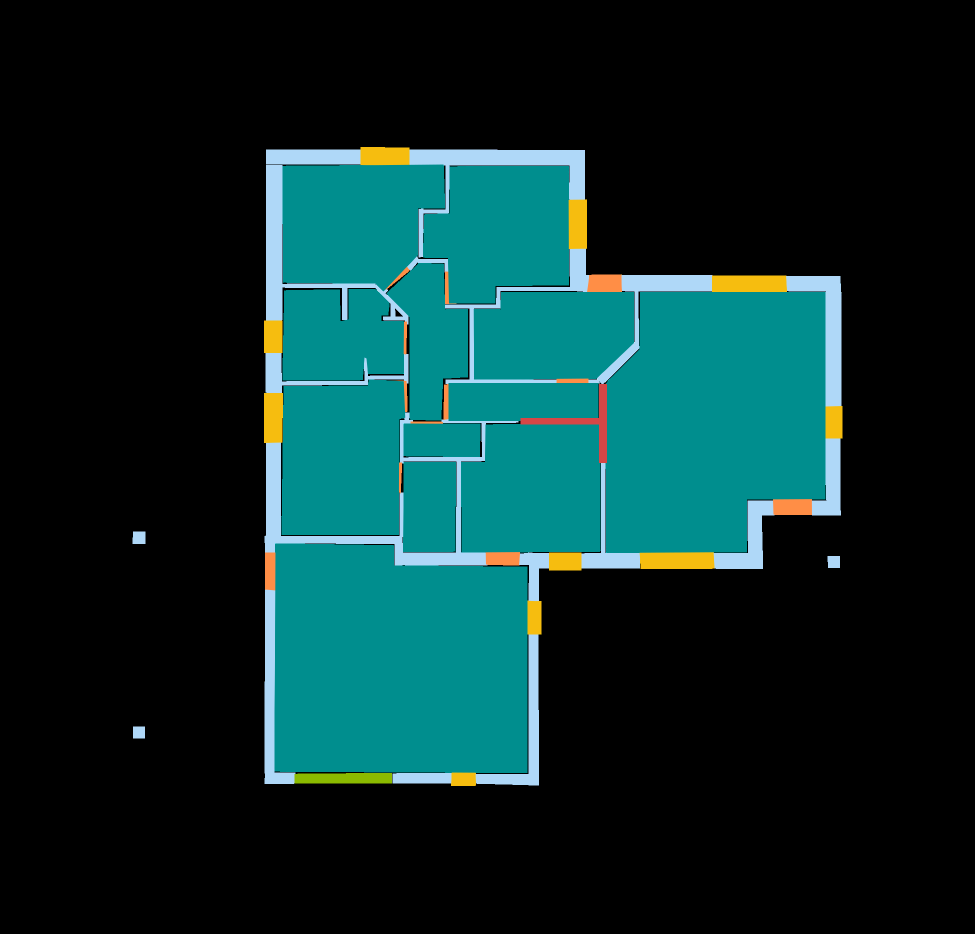
#> input picture dataset/masks/1 (2).png, 1950 x 1867 px (shown at 1/2 size)
$ python test_plan1_multicolor.py
#> lines starting #> are read from the running program, lines starting #| are printed output that depends on the picture; after the words box and inside, x2 and y2 are one past the last pixel; in counts of white or black regions, pixels touching at a corner belong together
import cv2
import numpy as np
from PIL import Image

mask_path = r"dataset/masks/1 (2).png"
img_path = r"dataset/images/1.png"

mask = np.array(Image.open(mask_path).convert("RGB"))
#> mask is the input picture: shape (1867, 1950, 3); mean R, G, B 9.6, 43.8, 43.1
img = cv2.imread(img_path)
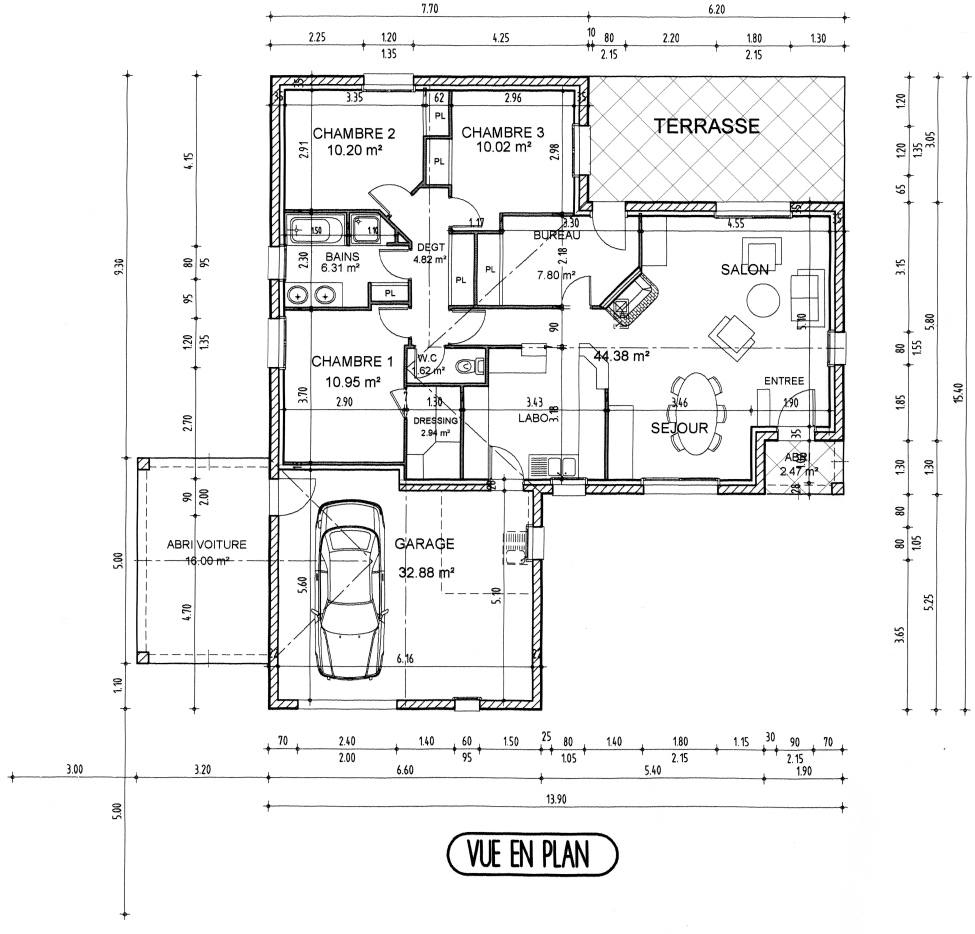
#> input picture dataset/images/1.png, 1950 x 1867 px (shown at 1/2 size)
#> img is the input picture: shape (1867, 1950, 3); min 0, max 255, mean 240.6

# Room colors: Teal [0, 142, 142] and Coral [255, 142, 70]
room_colors = [np.array([0, 142, 142], dtype=np.float32), np.array([255, 142, 70], dtype=np.float32)]

# Door colors: Green [139, 186, 0] and Red [214, 70, 70]
door_colors = [np.array([139, 186, 0], dtype=np.float32), np.array([214, 70, 70], dtype=np.float32)]

# Window colors: Yellow [246, 189, 15]
window_colors = [np.array([246, 189, 15], dtype=np.float32)]

# Wall colors: Ice blue [175, 216, 248]
wall_colors = [np.array([175, 216, 248], dtype=np.float32)]

def get_multi_color_mask(img_rgb, targets, tolerance=35):
#> called with tolerance = 35
    combined = np.zeros(img_rgb.shape[:2], dtype=np.uint8)
    for tgt in targets:
        diff = img_rgb.astype(np.float32) - tgt
        dist = np.sqrt(np.sum(diff ** 2, axis=-1))
        matched = (dist <= tolerance).astype(np.uint8) * 255
        combined = cv2.bitwise_or(combined, matched)
#> this loop made 2 passes
#> pass 1, in get_multi_color_mask, `matched = (dist <= tolerance).astype(np.uint8) * 255`:
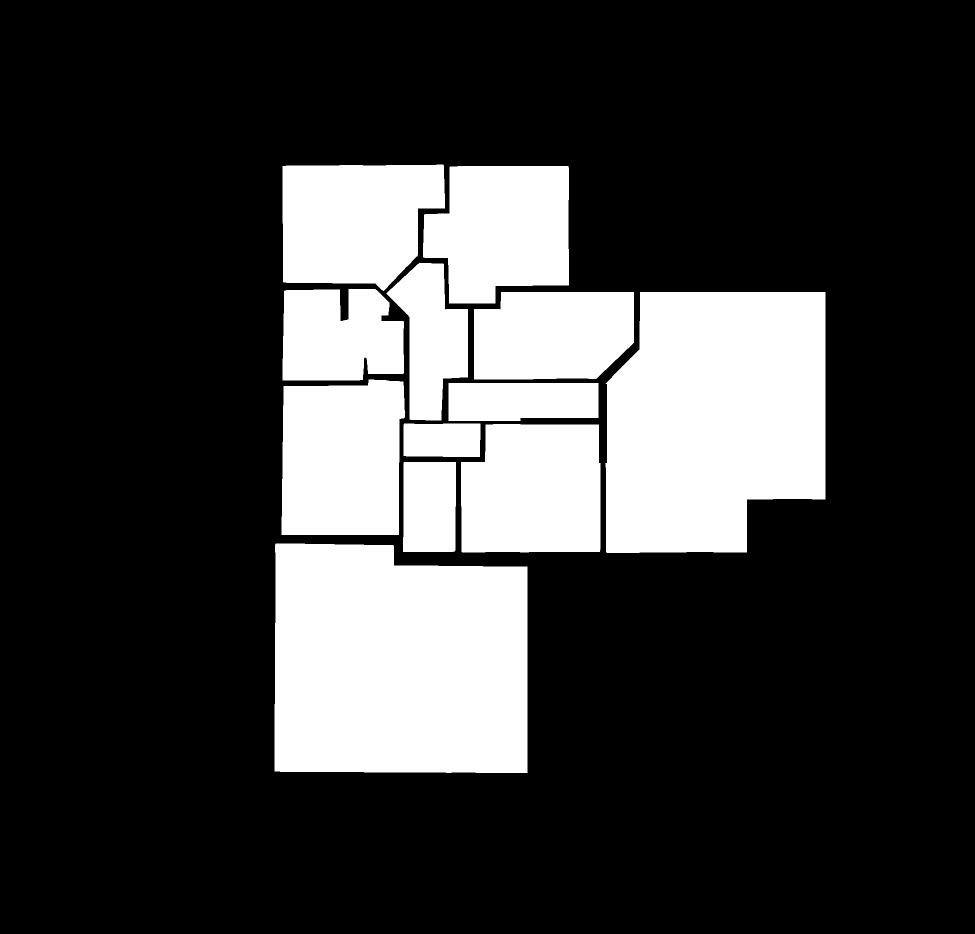
#> matched: shape (1867, 1950) (shown at 1/2 size); 23.7% white; 12 white regions, largest, box (x1, y1, x2, y2) and area: (549, 1087, 1055, 1546) 218835, (1211, 584, 1651, 1106) 201718, (563, 759, 811, 1070) 71096
#> after the loop: combined: shape (1867, 1950); 24% white; 10 white regions, largest, box (x1, y1, x2, y2) and area: (530, 1087, 1055, 1546) 220339, (1211, 584, 1651, 1106) 204097, (773, 332, 1138, 841) 95620
    return combined

room_mask = get_multi_color_mask(mask, room_colors)
door_mask = get_multi_color_mask(mask, door_colors)
#> call 2 of get_multi_color_mask, with tolerance = 35
#> after the loop in get_multi_color_mask (call 2), `for tgt in targets:`:
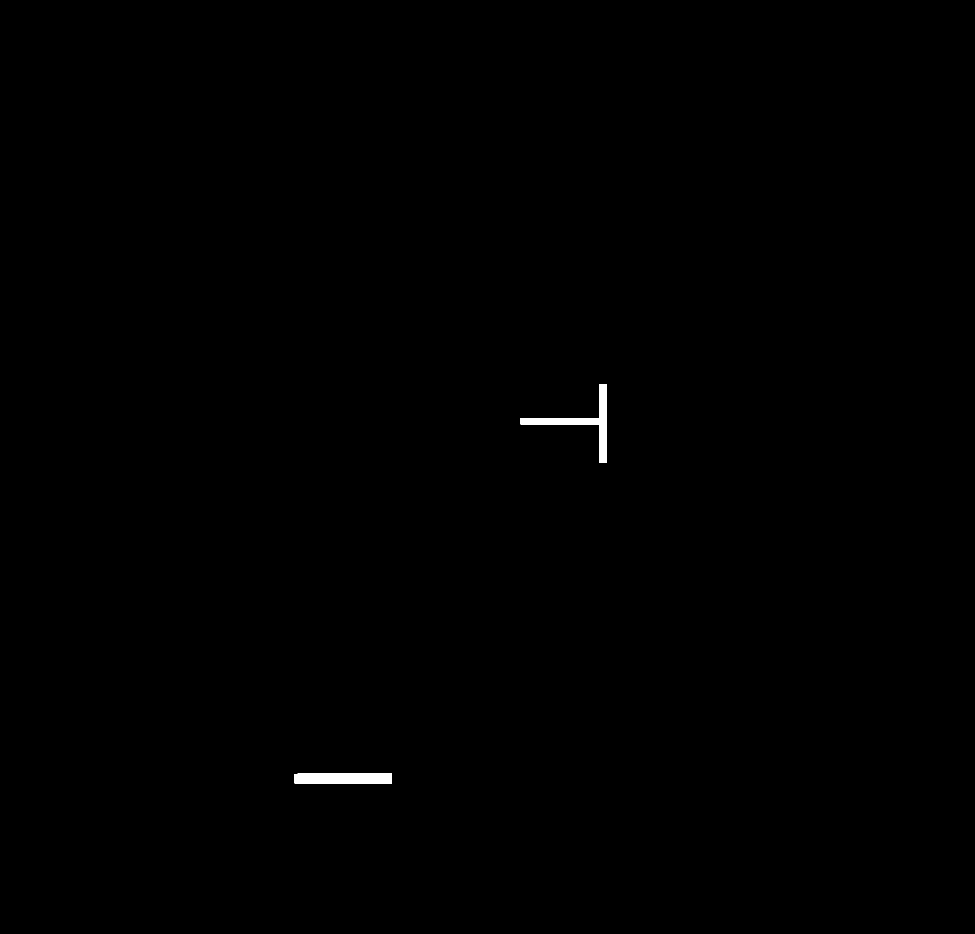
#> combined: shape (1867, 1950) (shown at 1/2 size); 0.23% white; 2 white regions, box (x1, y1, x2, y2) and area: (1041, 768, 1214, 926) 4569, (589, 1546, 784, 1567) 3986
window_mask = get_multi_color_mask(mask, window_colors)
wall_mask = get_multi_color_mask(mask, wall_colors)

# Connected components on rooms
# Clean morphological closing to avoid splitting single rooms
kernel = cv2.getStructuringElement(cv2.MORPH_RECT, (3, 3))
cleaned_room_mask = cv2.morphologyEx(room_mask, cv2.MORPH_CLOSE, kernel)
#> cleaned_room_mask: shape (1867, 1950); 24% white; 6 white regions, box (x1, y1, x2, y2) and area: (530, 848, 1201, 1546) 289525, (565, 329, 1268, 914) 250438, (1211, 584, 1651, 1106) 204175, (563, 759, 815, 1070) 71797, (565, 578, 814, 761) 39601, (806, 924, 912, 1104) 18832

num_labels, labels, stats, centroids = cv2.connectedComponentsWithStats(cleaned_room_mask, connectivity=8)
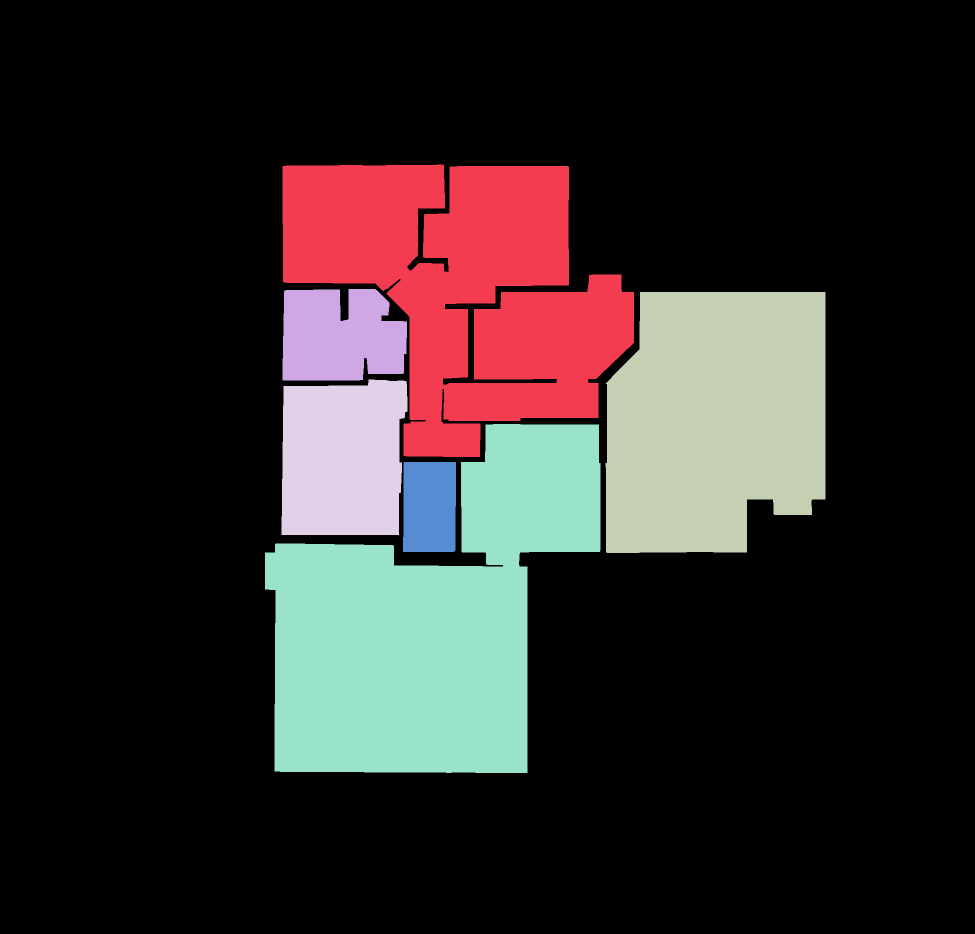
#> labels: shape (1867, 1950) int32 (shown at 1/2 size); 7 distinct labels, from 0 to 6; one colour per label, 0 black
#> num_labels = 7; stats = [[0, 0, 1950, 1867, 2766282], [565, 329, 703, 585, 250438], [565, 578, 249, 183, 39601], [1211, 584, 440, 522, 204175], [563, 759, 252, 311, 71797], [530, 848, 671, 698, 289525], [806, 924, 106, 180, 18832]]; centroids = [[969.7, 943.5], [928.1, 574.1], [679.6, 672.4], [1430.8, 838.1], [684.5, 917.3], [858.7, 1244.5], [858.7, 1013.4]]

valid_rooms = []
for i in range(1, num_labels):
    area = stats[i, cv2.CC_STAT_AREA]
    if area >= 800: # Min room threshold
        valid_rooms.append((i, area, stats[i, cv2.CC_STAT_WIDTH], stats[i, cv2.CC_STAT_HEIGHT]))
#> this loop made 6 passes
#> area on passes 1 to 6: 250438, 39601, 204175, 71797, 289525, 18832
#> after the loop, valid_rooms = [(1, 250438, 703, 585), (2, 39601, 249, 183), (3, 204175, 440, 522), (4, 71797, 252, 311), (5, 289525, 671, 698), (6, 18832, 106, 180)]

# Connected components on doors
num_doors, d_labels, d_stats, d_centroids = cv2.connectedComponentsWithStats(door_mask, connectivity=8)
#> d_labels: shape (1867, 1950) int32; 3 distinct labels, from 0 to 2
#> num_doors = 3; d_stats = [[0, 0, 1950, 1867, 3632095], [1041, 768, 173, 158, 4569], [589, 1546, 195, 21, 3986]]; d_centroids = [[974.6, 932.4], [1166.9, 844.5], [687.3, 1556.3]]
valid_doors = [i for i in range(1, num_doors) if 30 <= d_stats[i, cv2.CC_STAT_AREA] <= 20000]
#> valid_doors = [1, 2]

# Connected components on windows
num_wins, w_labels, w_stats, w_centroids = cv2.connectedComponentsWithStats(window_mask, connectivity=8)
#> w_labels: shape (1867, 1950) int32; 11 distinct labels, from 0 to 10
#> num_wins = 11; w_stats = [[0, 0, 1950, 1867, 3610199], [721, 294, 98, 36, 3454], [1138, 399, 36, 99, 3502], [1424, 551, 150, 33, 4913], [528, 641, 37, 65, 2404], [528, 786, 38, 100, 3718], [1651, 812, 34, 65, 2179], [1098, 1105, 65, 36, 2340], [1280, 1105, 149, 33, 4806], [1055, 1201, 28, 68, 1872], [902, 1546, 50, 26, 1263]]; w_centroids = [[973.5, 934.1], [768.9, 311.6], [1155.5, 448], [1497.9, 567], [546, 673], [546.2, 834.8], [1667.5, 844.4], [1130, 1122.5], [1354.1, 1121.2], [1068.5, 1235], [926.6, 1558.6]]
valid_wins = [i for i in range(1, num_wins) if 30 <= w_stats[i, cv2.CC_STAT_AREA] <= 20000]
#> valid_wins = [1, 2, 3, 4, 5, 6, 7, 8, 9, 10]

print("=== PLAN 1 EXTRACTION AUDIT WITH MULTI-COLOR MATCHING ===")
print(f"Total room pixels detected : {np.count_nonzero(room_mask):,} px")
#| Total room pixels detected : 873,565 px
print(f"Total valid rooms extracted: {len(valid_rooms)}")
#| Total valid rooms extracted: 6
for idx, (lbl, area, w, h) in enumerate(valid_rooms, 1):
    print(f"  Room {idx}: {area:,} px (width={w}, height={h})")
#> this loop made 6 passes
#> (area, w, h) on passes 1 to 6: (250438, 703, 585), (39601, 249, 183), (204175, 440, 522), (71797, 252, 311), (289525, 671, 698), (18832, 106, 180)
#|   Room 1: 250,438 px (width=703, height=585)
#|   Room 2: 39,601 px (width=249, height=183)
#|   Room 3: 204,175 px (width=440, height=522)
#|   Room 4: 71,797 px (width=252, height=311)
#|   Room 5: 289,525 px (width=671, height=698)
#|   Room 6: 18,832 px (width=106, height=180)

print(f"\nTotal door pixels detected : {np.count_nonzero(door_mask):,} px")
#| Total door pixels detected : 8,555 px
print(f"Total valid doors extracted: {len(valid_doors)}")
#| Total valid doors extracted: 2

print(f"\nTotal window pixels detected: {np.count_nonzero(window_mask):,} px")
#| Total window pixels detected: 30,451 px
print(f"Total valid windows extracted: {len(valid_wins)}")
#| Total valid windows extracted: 10
